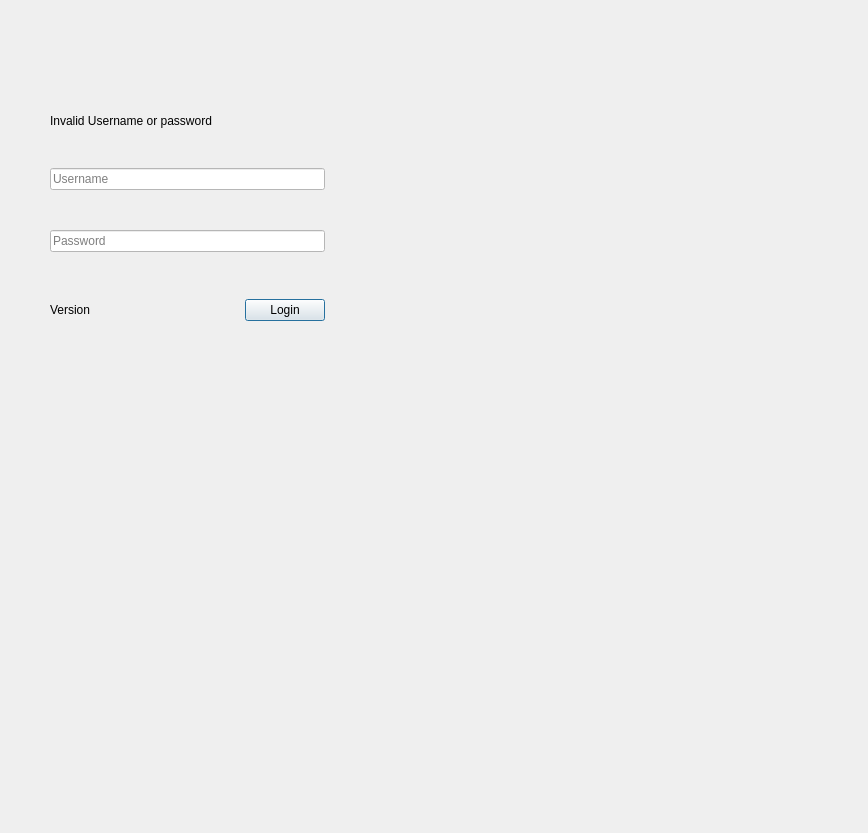
<?xml version="1.0" encoding="UTF-8"?>
<ui version="4.0">
 <class>LoginDialog</class>
 <widget class="QDialog" name="LoginDialog">
  <property name="geometry">
   <rect>
    <x>0</x>
    <y>0</y>
    <width>868</width>
    <height>833</height>
   </rect>
  </property>
  <property name="windowTitle">
   <string>Dialog</string>
  </property>
  <property name="styleSheet">
   <string notr="true"/>
  </property>
  <widget class="QWidget" name="m_widget" native="true">
   <property name="geometry">
    <rect>
     <x>0</x>
     <y>0</y>
     <width>601</width>
     <height>551</height>
    </rect>
   </property>
   <widget class="QWidget" name="layoutWidget">
    <property name="geometry">
     <rect>
      <x>10</x>
      <y>20</y>
      <width>591</width>
      <height>511</height>
     </rect>
    </property>
    <layout class="QVBoxLayout" name="verticalLayout">
     <property name="spacing">
      <number>0</number>
     </property>
     <property name="sizeConstraint">
      <enum>QLayout::SetFixedSize</enum>
     </property>
     <item>
      <layout class="QHBoxLayout" name="horizontalLayout_2">
       <property name="spacing">
        <number>0</number>
       </property>
       <item>
        <spacer name="m_leftSpacer">
         <property name="orientation">
          <enum>Qt::Horizontal</enum>
         </property>
         <property name="sizeType">
          <enum>QSizePolicy::Fixed</enum>
         </property>
         <property name="sizeHint" stdset="0">
          <size>
           <width>40</width>
           <height>20</height>
          </size>
         </property>
        </spacer>
       </item>
       <item>
        <layout class="QHBoxLayout" name="horizontalLayout">
         <property name="spacing">
          <number>0</number>
         </property>
         <item>
          <layout class="QVBoxLayout" name="m_mainLayout">
           <property name="spacing">
            <number>0</number>
           </property>
           <property name="sizeConstraint">
            <enum>QLayout::SetFixedSize</enum>
           </property>
           <item>
            <spacer name="m_logoTopSpacer">
             <property name="orientation">
              <enum>Qt::Vertical</enum>
             </property>
             <property name="sizeType">
              <enum>QSizePolicy::Fixed</enum>
             </property>
             <property name="sizeHint" stdset="0">
              <size>
               <width>20</width>
               <height>40</height>
              </size>
             </property>
            </spacer>
           </item>
           <item alignment="Qt::AlignHCenter|Qt::AlignVCenter">
            <widget class="QLabel" name="m_spireLogoLabel">
             <property name="enabled">
              <bool>true</bool>
             </property>
             <property name="maximumSize">
              <size>
               <width>144</width>
               <height>50</height>
              </size>
             </property>
             <property name="styleSheet">
              <string notr="true"/>
             </property>
             <property name="text">
              <string/>
             </property>
             <property name="pixmap">
              <pixmap resource="../../Resources/Resources.qrc">:/newPrefix/spire-white.png</pixmap>
             </property>
             <property name="scaledContents">
              <bool>true</bool>
             </property>
            </widget>
           </item>
           <item>
            <spacer name="m_spireLogoInvalidSpacer">
             <property name="orientation">
              <enum>Qt::Vertical</enum>
             </property>
             <property name="sizeType">
              <enum>QSizePolicy::Fixed</enum>
             </property>
             <property name="sizeHint" stdset="0">
              <size>
               <width>20</width>
               <height>40</height>
              </size>
             </property>
            </spacer>
           </item>
           <item>
            <widget class="QLabel" name="m_invalidLabel">
             <property name="layoutDirection">
              <enum>Qt::LeftToRight</enum>
             </property>
             <property name="text">
              <string>Invalid Username or password</string>
             </property>
             <property name="wordWrap">
              <bool>false</bool>
             </property>
             <property name="margin">
              <number>0</number>
             </property>
            </widget>
           </item>
           <item>
            <spacer name="m_logoSpacer">
             <property name="orientation">
              <enum>Qt::Vertical</enum>
             </property>
             <property name="sizeHint" stdset="0">
              <size>
               <width>20</width>
               <height>40</height>
              </size>
             </property>
            </spacer>
           </item>
           <item>
            <widget class="QLineEdit" name="m_usernameInput">
             <property name="styleSheet">
              <string notr="true">background-color: rgb(255, 255, 255);
color: rgb(168, 168, 168);
color: rgb(0, 0, 0);
font: 10pt &quot;Roboto&quot;;</string>
             </property>
             <property name="inputMask">
              <string/>
             </property>
             <property name="text">
              <string/>
             </property>
             <property name="placeholderText">
              <string>Username</string>
             </property>
            </widget>
           </item>
           <item>
            <spacer name="m_usernamePasswordSpacer">
             <property name="orientation">
              <enum>Qt::Vertical</enum>
             </property>
             <property name="sizeType">
              <enum>QSizePolicy::Fixed</enum>
             </property>
             <property name="sizeHint" stdset="0">
              <size>
               <width>20</width>
               <height>40</height>
              </size>
             </property>
            </spacer>
           </item>
           <item>
            <widget class="QLineEdit" name="m_passwordInput">
             <property name="styleSheet">
              <string notr="true">background-color: rgb(255, 255, 255);
font: 10pt &quot;Roboto&quot;;
color: rgb(168, 168, 168);
color: rgb(0, 0, 0);
</string>
             </property>
             <property name="text">
              <string/>
             </property>
             <property name="placeholderText">
              <string>Password</string>
             </property>
            </widget>
           </item>
           <item>
            <spacer name="m_passwordLoginSpacer">
             <property name="orientation">
              <enum>Qt::Vertical</enum>
             </property>
             <property name="sizeType">
              <enum>QSizePolicy::Fixed</enum>
             </property>
             <property name="sizeHint" stdset="0">
              <size>
               <width>20</width>
               <height>40</height>
              </size>
             </property>
            </spacer>
           </item>
           <item>
            <layout class="QHBoxLayout" name="VersionLoginButtonLayout">
             <property name="spacing">
              <number>0</number>
             </property>
             <item>
              <widget class="QLabel" name="m_versionLabel">
               <property name="frameShape">
                <enum>QFrame::NoFrame</enum>
               </property>
               <property name="text">
                <string>Version</string>
               </property>
              </widget>
             </item>
             <item>
              <spacer name="m_versionLoginSpacer">
               <property name="orientation">
                <enum>Qt::Horizontal</enum>
               </property>
               <property name="sizeType">
                <enum>QSizePolicy::Expanding</enum>
               </property>
               <property name="sizeHint" stdset="0">
                <size>
                 <width>108</width>
                 <height>36</height>
                </size>
               </property>
              </spacer>
             </item>
             <item>
              <widget class="QLabel" name="m_loadingLabel">
               <property name="text">
                <string/>
               </property>
              </widget>
             </item>
             <item>
              <spacer name="m_loadingLabelLoginSpacer">
               <property name="orientation">
                <enum>Qt::Horizontal</enum>
               </property>
               <property name="sizeHint" stdset="0">
                <size>
                 <width>40</width>
                 <height>20</height>
                </size>
               </property>
              </spacer>
             </item>
             <item>
              <widget class="QPushButton" name="m_loginButton">
               <property name="styleSheet">
                <string notr="true"/>
               </property>
               <property name="text">
                <string>Login</string>
               </property>
              </widget>
             </item>
            </layout>
           </item>
          </layout>
         </item>
        </layout>
       </item>
       <item>
        <spacer name="m_rightSpacer">
         <property name="orientation">
          <enum>Qt::Horizontal</enum>
         </property>
         <property name="sizeType">
          <enum>QSizePolicy::Fixed</enum>
         </property>
         <property name="sizeHint" stdset="0">
          <size>
           <width>40</width>
           <height>20</height>
          </size>
         </property>
        </spacer>
       </item>
      </layout>
     </item>
     <item>
      <spacer name="m_bottomSpacer">
       <property name="orientation">
        <enum>Qt::Vertical</enum>
       </property>
       <property name="sizeHint" stdset="0">
        <size>
         <width>20</width>
         <height>40</height>
        </size>
       </property>
      </spacer>
     </item>
    </layout>
   </widget>
  </widget>
 </widget>
 <resources>
  <include location="../../Resources/Resources.qrc"/>
  <include location="../../Resources/Resources.qrc"/>
  <include location="../../Resources/Resources.qrc"/>
 </resources>
 <connections/>
</ui>
